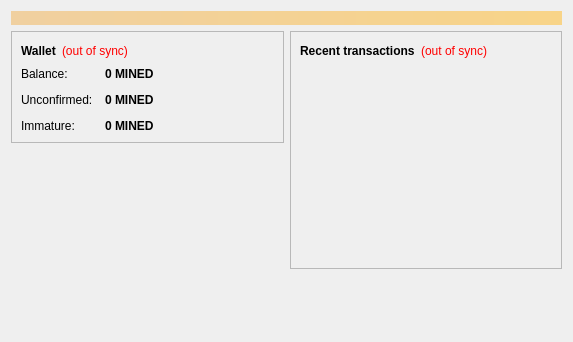
<?xml version="1.0" encoding="UTF-8"?>
<ui version="4.0">
 <class>OverviewPage</class>
 <widget class="QWidget" name="OverviewPage">
  <property name="geometry">
   <rect>
    <x>0</x>
    <y>0</y>
    <width>573</width>
    <height>342</height>
   </rect>
  </property>
  <property name="windowTitle">
   <string>Form</string>
  </property>
  <layout class="QVBoxLayout" name="topLayout">
   <item>
    <widget class="QLabel" name="labelAlerts">
     <property name="visible">
      <bool>false</bool>
     </property>
     <property name="styleSheet">
      <string notr="true">background-color: qlineargradient(x1: 0, y1: 0, x2: 1, y2: 0, stop:0 #F0D0A0, stop:1 #F8D488); color:#000000;</string>
     </property>
     <property name="wordWrap">
      <bool>true</bool>
     </property>
     <property name="margin">
      <number>3</number>
     </property>
    </widget>
   </item>
   <item>
    <layout class="QHBoxLayout" name="horizontalLayout" stretch="1,1">
     <item>
      <layout class="QVBoxLayout" name="verticalLayout_2">
       <item>
        <widget class="QFrame" name="frame">
         <property name="frameShape">
          <enum>QFrame::StyledPanel</enum>
         </property>
         <property name="frameShadow">
          <enum>QFrame::Raised</enum>
         </property>
         <layout class="QVBoxLayout" name="verticalLayout_4">
          <item>
           <layout class="QHBoxLayout" name="horizontalLayout_4">
            <item>
             <widget class="QLabel" name="label_5">
              <property name="font">
               <font>
                <weight>75</weight>
                <bold>true</bold>
               </font>
              </property>
              <property name="text">
               <string>Wallet</string>
              </property>
             </widget>
            </item>
            <item>
             <widget class="QLabel" name="labelWalletStatus">
              <property name="toolTip">
               <string>The displayed information may be out of date. Your wallet automatically synchronizes with the MinedCoin network after a connection is established, but this process has not completed yet.</string>
              </property>
              <property name="styleSheet">
               <string notr="true">QLabel { color: red; }</string>
              </property>
              <property name="text">
               <string notr="true">(out of sync)</string>
              </property>
              <property name="alignment">
               <set>Qt::AlignLeading|Qt::AlignLeft|Qt::AlignVCenter</set>
              </property>
             </widget>
            </item>
            <item>
             <spacer name="horizontalSpacer_2">
              <property name="orientation">
               <enum>Qt::Horizontal</enum>
              </property>
              <property name="sizeHint" stdset="0">
               <size>
                <width>40</width>
                <height>20</height>
               </size>
              </property>
             </spacer>
            </item>
           </layout>
          </item>
          <item>
           <layout class="QFormLayout" name="formLayout_2">
            <property name="fieldGrowthPolicy">
             <enum>QFormLayout::AllNonFixedFieldsGrow</enum>
            </property>
            <property name="horizontalSpacing">
             <number>12</number>
            </property>
            <property name="verticalSpacing">
             <number>12</number>
            </property>
            <item row="0" column="0">
             <widget class="QLabel" name="label">
              <property name="text">
               <string>Balance:</string>
              </property>
             </widget>
            </item>
            <item row="0" column="1">
             <widget class="QLabel" name="labelBalance">
              <property name="font">
               <font>
                <weight>75</weight>
                <bold>true</bold>
               </font>
              </property>
              <property name="cursor">
               <cursorShape>IBeamCursor</cursorShape>
              </property>
              <property name="toolTip">
               <string>Your current balance</string>
              </property>
              <property name="text">
               <string notr="true">0 MINED</string>
              </property>
              <property name="textInteractionFlags">
               <set>Qt::LinksAccessibleByMouse|Qt::TextSelectableByKeyboard|Qt::TextSelectableByMouse</set>
              </property>
             </widget>
            </item>
            <item row="1" column="0">
             <widget class="QLabel" name="label_3">
              <property name="text">
               <string>Unconfirmed:</string>
              </property>
             </widget>
            </item>
            <item row="1" column="1">
             <widget class="QLabel" name="labelUnconfirmed">
              <property name="font">
               <font>
                <weight>75</weight>
                <bold>true</bold>
               </font>
              </property>
              <property name="cursor">
               <cursorShape>IBeamCursor</cursorShape>
              </property>
              <property name="toolTip">
               <string>Total of transactions that have yet to be confirmed, and do not yet count toward the current balance</string>
              </property>
              <property name="text">
               <string notr="true">0 MINED</string>
              </property>
              <property name="textInteractionFlags">
               <set>Qt::LinksAccessibleByMouse|Qt::TextSelectableByKeyboard|Qt::TextSelectableByMouse</set>
              </property>
             </widget>
            </item>
            <item row="2" column="0">
             <widget class="QLabel" name="labelImmatureText">
              <property name="text">
               <string>Immature:</string>
              </property>
             </widget>
            </item>
            <item row="2" column="1">
             <widget class="QLabel" name="labelImmature">
              <property name="font">
               <font>
                <weight>75</weight>
                <bold>true</bold>
               </font>
              </property>
              <property name="toolTip">
               <string>Mined balance that has not yet matured</string>
              </property>
              <property name="text">
               <string notr="true">0 MINED</string>
              </property>
              <property name="textInteractionFlags">
               <set>Qt::LinksAccessibleByMouse|Qt::TextSelectableByKeyboard|Qt::TextSelectableByMouse</set>
              </property>
             </widget>
            </item>
           </layout>
          </item>
         </layout>
        </widget>
       </item>
       <item>
        <spacer name="verticalSpacer">
         <property name="orientation">
          <enum>Qt::Vertical</enum>
         </property>
         <property name="sizeHint" stdset="0">
          <size>
           <width>20</width>
           <height>40</height>
          </size>
         </property>
        </spacer>
       </item>
      </layout>
     </item>
     <item>
      <layout class="QVBoxLayout" name="verticalLayout_3">
       <item>
        <widget class="QFrame" name="frame_2">
         <property name="frameShape">
          <enum>QFrame::StyledPanel</enum>
         </property>
         <property name="frameShadow">
          <enum>QFrame::Raised</enum>
         </property>
         <layout class="QVBoxLayout" name="verticalLayout">
          <item>
           <layout class="QHBoxLayout" name="horizontalLayout_2">
            <item>
             <widget class="QLabel" name="label_4">
              <property name="text">
               <string>&lt;b&gt;Recent transactions&lt;/b&gt;</string>
              </property>
             </widget>
            </item>
            <item>
             <widget class="QLabel" name="labelTransactionsStatus">
              <property name="toolTip">
               <string>The displayed information may be out of date. Your wallet automatically synchronizes with the MinedCoin network after a connection is established, but this process has not completed yet.</string>
              </property>
              <property name="styleSheet">
               <string notr="true">QLabel { color: red; }</string>
              </property>
              <property name="text">
               <string notr="true">(out of sync)</string>
              </property>
              <property name="alignment">
               <set>Qt::AlignRight|Qt::AlignTrailing|Qt::AlignVCenter</set>
              </property>
             </widget>
            </item>
            <item>
             <spacer name="horizontalSpacer">
              <property name="orientation">
               <enum>Qt::Horizontal</enum>
              </property>
              <property name="sizeHint" stdset="0">
               <size>
                <width>40</width>
                <height>20</height>
               </size>
              </property>
             </spacer>
            </item>
           </layout>
          </item>
          <item>
           <widget class="QListView" name="listTransactions">
            <property name="styleSheet">
             <string notr="true">QListView { background: transparent; }</string>
            </property>
            <property name="frameShape">
             <enum>QFrame::NoFrame</enum>
            </property>
            <property name="verticalScrollBarPolicy">
             <enum>Qt::ScrollBarAlwaysOff</enum>
            </property>
            <property name="horizontalScrollBarPolicy">
             <enum>Qt::ScrollBarAlwaysOff</enum>
            </property>
            <property name="selectionMode">
             <enum>QAbstractItemView::NoSelection</enum>
            </property>
           </widget>
          </item>
         </layout>
        </widget>
       </item>
       <item>
        <spacer name="verticalSpacer_2">
         <property name="orientation">
          <enum>Qt::Vertical</enum>
         </property>
         <property name="sizeHint" stdset="0">
          <size>
           <width>20</width>
           <height>40</height>
          </size>
         </property>
        </spacer>
       </item>
      </layout>
     </item>
    </layout>
   </item>
  </layout>
 </widget>
 <resources/>
 <connections/>
</ui>
